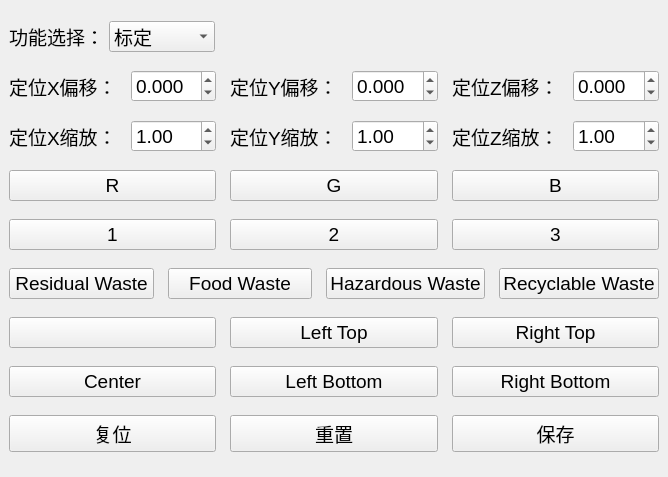
<?xml version="1.0" encoding="UTF-8"?>
<ui version="4.0">
 <class>MainWindow</class>
 <widget class="QMainWindow" name="MainWindow">
  <property name="geometry">
   <rect>
    <x>0</x>
    <y>0</y>
    <width>668</width>
    <height>477</height>
   </rect>
  </property>
  <property name="font">
   <font>
    <pointsize>14</pointsize>
   </font>
  </property>
  <property name="windowTitle">
   <string>JetArm定位校正工具</string>
  </property>
  <widget class="QWidget" name="centralwidget">
   <layout class="QGridLayout" name="gridLayout">
    <item row="0" column="0">
     <layout class="QHBoxLayout" name="horizontalLayout">
      <property name="spacing">
       <number>5</number>
      </property>
      <item>
       <widget class="QLabel" name="label">
        <property name="sizePolicy">
         <sizepolicy hsizetype="Minimum" vsizetype="Minimum">
          <horstretch>0</horstretch>
          <verstretch>0</verstretch>
         </sizepolicy>
        </property>
        <property name="text">
         <string>功能选择：</string>
        </property>
       </widget>
      </item>
      <item>
       <widget class="QComboBox" name="comboBox">
        <property name="sizePolicy">
         <sizepolicy hsizetype="Fixed" vsizetype="Fixed">
          <horstretch>0</horstretch>
          <verstretch>0</verstretch>
         </sizepolicy>
        </property>
        <property name="currentText">
         <string>标定</string>
        </property>
        <item>
         <property name="text">
          <string>标定</string>
         </property>
        </item>
        <item>
         <property name="text">
          <string>运动学</string>
         </property>
        </item>
        <item>
         <property name="text">
          <string>像素定位</string>
         </property>
        </item>
        <item>
         <property name="text">
          <string>深度定位</string>
         </property>
        </item>
       </widget>
      </item>
      <item>
       <spacer name="horizontalSpacer">
        <property name="orientation">
         <enum>Qt::Horizontal</enum>
        </property>
        <property name="sizeHint" stdset="0">
         <size>
          <width>40</width>
          <height>20</height>
         </size>
        </property>
       </spacer>
      </item>
     </layout>
    </item>
    <item row="1" column="0">
     <layout class="QHBoxLayout" name="horizontalLayout_2">
      <property name="spacing">
       <number>14</number>
      </property>
      <property name="topMargin">
       <number>0</number>
      </property>
      <item>
       <layout class="QHBoxLayout" name="horizontalLayout_3">
        <property name="topMargin">
         <number>0</number>
        </property>
        <item>
         <widget class="QLabel" name="label_3">
          <property name="text">
           <string>定位X偏移：</string>
          </property>
         </widget>
        </item>
        <item>
         <widget class="QDoubleSpinBox" name="offset_x">
          <property name="sizePolicy">
           <sizepolicy hsizetype="Expanding" vsizetype="Fixed">
            <horstretch>0</horstretch>
            <verstretch>0</verstretch>
           </sizepolicy>
          </property>
          <property name="decimals">
           <number>3</number>
          </property>
          <property name="minimum">
           <double>-1.000000000000000</double>
          </property>
          <property name="maximum">
           <double>1.000000000000000</double>
          </property>
          <property name="singleStep">
           <double>0.001000000000000</double>
          </property>
         </widget>
        </item>
       </layout>
      </item>
      <item>
       <layout class="QHBoxLayout" name="horizontalLayout_5">
        <property name="topMargin">
         <number>0</number>
        </property>
        <item>
         <widget class="QLabel" name="label_4">
          <property name="sizePolicy">
           <sizepolicy hsizetype="Preferred" vsizetype="Minimum">
            <horstretch>0</horstretch>
            <verstretch>0</verstretch>
           </sizepolicy>
          </property>
          <property name="text">
           <string>定位Y偏移：</string>
          </property>
         </widget>
        </item>
        <item>
         <widget class="QDoubleSpinBox" name="offset_y">
          <property name="sizePolicy">
           <sizepolicy hsizetype="Expanding" vsizetype="Fixed">
            <horstretch>0</horstretch>
            <verstretch>0</verstretch>
           </sizepolicy>
          </property>
          <property name="decimals">
           <number>3</number>
          </property>
          <property name="minimum">
           <double>-1.000000000000000</double>
          </property>
          <property name="maximum">
           <double>1.000000000000000</double>
          </property>
          <property name="singleStep">
           <double>0.001000000000000</double>
          </property>
         </widget>
        </item>
       </layout>
      </item>
      <item>
       <layout class="QHBoxLayout" name="horizontalLayout_4">
        <property name="topMargin">
         <number>0</number>
        </property>
        <item>
         <widget class="QLabel" name="label_2">
          <property name="text">
           <string>定位Z偏移：</string>
          </property>
         </widget>
        </item>
        <item>
         <widget class="QDoubleSpinBox" name="offset_z">
          <property name="sizePolicy">
           <sizepolicy hsizetype="Expanding" vsizetype="Fixed">
            <horstretch>0</horstretch>
            <verstretch>0</verstretch>
           </sizepolicy>
          </property>
          <property name="decimals">
           <number>3</number>
          </property>
          <property name="minimum">
           <double>-1.000000000000000</double>
          </property>
          <property name="maximum">
           <double>1.000000000000000</double>
          </property>
          <property name="singleStep">
           <double>0.001000000000000</double>
          </property>
         </widget>
        </item>
       </layout>
      </item>
     </layout>
    </item>
    <item row="2" column="0">
     <layout class="QHBoxLayout" name="horizontalLayout_6">
      <property name="spacing">
       <number>14</number>
      </property>
      <property name="topMargin">
       <number>0</number>
      </property>
      <item>
       <layout class="QHBoxLayout" name="horizontalLayout_7">
        <property name="topMargin">
         <number>0</number>
        </property>
        <item>
         <widget class="QLabel" name="label_5">
          <property name="text">
           <string>定位X缩放：</string>
          </property>
         </widget>
        </item>
        <item>
         <widget class="QDoubleSpinBox" name="scale_x">
          <property name="sizePolicy">
           <sizepolicy hsizetype="Expanding" vsizetype="Fixed">
            <horstretch>0</horstretch>
            <verstretch>0</verstretch>
           </sizepolicy>
          </property>
          <property name="decimals">
           <number>2</number>
          </property>
          <property name="minimum">
           <double>0.000000000000000</double>
          </property>
          <property name="maximum">
           <double>2.000000000000000</double>
          </property>
          <property name="singleStep">
           <double>0.010000000000000</double>
          </property>
          <property name="value">
           <double>1.000000000000000</double>
          </property>
         </widget>
        </item>
       </layout>
      </item>
      <item>
       <layout class="QHBoxLayout" name="horizontalLayout_8">
        <property name="topMargin">
         <number>0</number>
        </property>
        <item>
         <widget class="QLabel" name="label_6">
          <property name="sizePolicy">
           <sizepolicy hsizetype="Fixed" vsizetype="Minimum">
            <horstretch>0</horstretch>
            <verstretch>0</verstretch>
           </sizepolicy>
          </property>
          <property name="minimumSize">
           <size>
            <width>100</width>
            <height>0</height>
           </size>
          </property>
          <property name="text">
           <string>定位Y缩放：</string>
          </property>
         </widget>
        </item>
        <item>
         <widget class="QDoubleSpinBox" name="scale_y">
          <property name="sizePolicy">
           <sizepolicy hsizetype="Expanding" vsizetype="Fixed">
            <horstretch>0</horstretch>
            <verstretch>0</verstretch>
           </sizepolicy>
          </property>
          <property name="decimals">
           <number>2</number>
          </property>
          <property name="minimum">
           <double>0.000000000000000</double>
          </property>
          <property name="maximum">
           <double>2.000000000000000</double>
          </property>
          <property name="singleStep">
           <double>0.010000000000000</double>
          </property>
          <property name="value">
           <double>1.000000000000000</double>
          </property>
         </widget>
        </item>
       </layout>
      </item>
      <item>
       <layout class="QHBoxLayout" name="horizontalLayout_9">
        <property name="topMargin">
         <number>0</number>
        </property>
        <item>
         <widget class="QLabel" name="label_7">
          <property name="text">
           <string>定位Z缩放：</string>
          </property>
         </widget>
        </item>
        <item>
         <widget class="QDoubleSpinBox" name="scale_z">
          <property name="sizePolicy">
           <sizepolicy hsizetype="Expanding" vsizetype="Fixed">
            <horstretch>0</horstretch>
            <verstretch>0</verstretch>
           </sizepolicy>
          </property>
          <property name="decimals">
           <number>2</number>
          </property>
          <property name="maximum">
           <double>2.000000000000000</double>
          </property>
          <property name="singleStep">
           <double>0.010000000000000</double>
          </property>
          <property name="value">
           <double>1.000000000000000</double>
          </property>
         </widget>
        </item>
       </layout>
      </item>
     </layout>
    </item>
    <item row="3" column="0">
     <layout class="QHBoxLayout" name="target1">
      <property name="spacing">
       <number>14</number>
      </property>
      <property name="topMargin">
       <number>0</number>
      </property>
      <item>
       <layout class="QHBoxLayout" name="horizontalLayout_12">
        <property name="topMargin">
         <number>0</number>
        </property>
        <item>
         <widget class="QPushButton" name="pushButton_1">
          <property name="text">
           <string>R</string>
          </property>
         </widget>
        </item>
       </layout>
      </item>
      <item>
       <layout class="QHBoxLayout" name="horizontalLayout_13">
        <property name="topMargin">
         <number>0</number>
        </property>
        <item>
         <widget class="QPushButton" name="pushButton_2">
          <property name="text">
           <string>G</string>
          </property>
         </widget>
        </item>
       </layout>
      </item>
      <item>
       <layout class="QHBoxLayout" name="horizontalLayout_14">
        <property name="topMargin">
         <number>0</number>
        </property>
        <item>
         <widget class="QPushButton" name="pushButton_3">
          <property name="text">
           <string>B</string>
          </property>
         </widget>
        </item>
       </layout>
      </item>
     </layout>
    </item>
    <item row="4" column="0">
     <layout class="QHBoxLayout" name="target2">
      <property name="spacing">
       <number>14</number>
      </property>
      <property name="topMargin">
       <number>0</number>
      </property>
      <item>
       <layout class="QHBoxLayout" name="horizontalLayout_16">
        <property name="topMargin">
         <number>0</number>
        </property>
        <item>
         <widget class="QPushButton" name="pushButton_4">
          <property name="text">
           <string>1</string>
          </property>
         </widget>
        </item>
       </layout>
      </item>
      <item>
       <layout class="QHBoxLayout" name="horizontalLayout_17">
        <property name="topMargin">
         <number>0</number>
        </property>
        <item>
         <widget class="QPushButton" name="pushButton_5">
          <property name="text">
           <string>2</string>
          </property>
         </widget>
        </item>
       </layout>
      </item>
      <item>
       <layout class="QHBoxLayout" name="horizontalLayout_18">
        <property name="topMargin">
         <number>0</number>
        </property>
        <item>
         <widget class="QPushButton" name="pushButton_6">
          <property name="text">
           <string>3</string>
          </property>
         </widget>
        </item>
       </layout>
      </item>
     </layout>
    </item>
    <item row="5" column="0">
     <layout class="QHBoxLayout" name="target3">
      <property name="spacing">
       <number>14</number>
      </property>
      <property name="topMargin">
       <number>0</number>
      </property>
      <item>
       <layout class="QHBoxLayout" name="horizontalLayout_20">
        <property name="topMargin">
         <number>0</number>
        </property>
        <item>
         <widget class="QPushButton" name="pushButton_7">
          <property name="text">
           <string>Residual Waste</string>
          </property>
         </widget>
        </item>
       </layout>
      </item>
      <item>
       <layout class="QHBoxLayout" name="horizontalLayout_21">
        <property name="topMargin">
         <number>0</number>
        </property>
        <item>
         <widget class="QPushButton" name="pushButton_8">
          <property name="text">
           <string>Food Waste</string>
          </property>
         </widget>
        </item>
       </layout>
      </item>
      <item>
       <layout class="QHBoxLayout" name="horizontalLayout_23">
        <property name="topMargin">
         <number>0</number>
        </property>
        <item>
         <widget class="QPushButton" name="pushButton_9">
          <property name="text">
           <string>Hazardous Waste</string>
          </property>
         </widget>
        </item>
       </layout>
      </item>
      <item>
       <layout class="QHBoxLayout" name="horizontalLayout_22">
        <property name="topMargin">
         <number>0</number>
        </property>
        <item>
         <widget class="QPushButton" name="pushButton_10">
          <property name="text">
           <string>Recyclable Waste</string>
          </property>
         </widget>
        </item>
       </layout>
      </item>
     </layout>
    </item>
    <item row="6" column="0">
     <layout class="QHBoxLayout" name="target4">
      <property name="spacing">
       <number>14</number>
      </property>
      <property name="topMargin">
       <number>0</number>
      </property>
      <item>
       <layout class="QHBoxLayout" name="horizontalLayout_24">
        <property name="topMargin">
         <number>0</number>
        </property>
        <item>
         <widget class="QPushButton" name="pushButton_11">
          <property name="text">
           <string/>
          </property>
         </widget>
        </item>
       </layout>
      </item>
      <item>
       <layout class="QHBoxLayout" name="horizontalLayout_25">
        <property name="topMargin">
         <number>0</number>
        </property>
        <item>
         <widget class="QPushButton" name="pushButton_12">
          <property name="text">
           <string>Left Top</string>
          </property>
         </widget>
        </item>
       </layout>
      </item>
      <item>
       <layout class="QHBoxLayout" name="horizontalLayout_26">
        <property name="topMargin">
         <number>0</number>
        </property>
        <item>
         <widget class="QPushButton" name="pushButton_13">
          <property name="text">
           <string>Right Top</string>
          </property>
         </widget>
        </item>
       </layout>
      </item>
     </layout>
    </item>
    <item row="7" column="0">
     <layout class="QHBoxLayout" name="target4_2">
      <property name="spacing">
       <number>14</number>
      </property>
      <property name="topMargin">
       <number>0</number>
      </property>
      <item>
       <layout class="QHBoxLayout" name="horizontalLayout_27">
        <property name="topMargin">
         <number>0</number>
        </property>
        <item>
         <widget class="QPushButton" name="pushButton_14">
          <property name="text">
           <string>Center</string>
          </property>
         </widget>
        </item>
       </layout>
      </item>
      <item>
       <layout class="QHBoxLayout" name="horizontalLayout_28">
        <property name="topMargin">
         <number>0</number>
        </property>
        <item>
         <widget class="QPushButton" name="pushButton_15">
          <property name="text">
           <string>Left Bottom</string>
          </property>
         </widget>
        </item>
       </layout>
      </item>
      <item>
       <layout class="QHBoxLayout" name="horizontalLayout_29">
        <property name="topMargin">
         <number>0</number>
        </property>
        <item>
         <widget class="QPushButton" name="pushButton_16">
          <property name="text">
           <string>Right Bottom</string>
          </property>
         </widget>
        </item>
       </layout>
      </item>
     </layout>
    </item>
    <item row="8" column="0">
     <layout class="QHBoxLayout" name="horizontalLayout_10">
      <property name="spacing">
       <number>14</number>
      </property>
      <property name="topMargin">
       <number>0</number>
      </property>
      <item>
       <widget class="QPushButton" name="pushButton_init">
        <property name="font">
         <font>
          <pointsize>14</pointsize>
         </font>
        </property>
        <property name="text">
         <string>复位</string>
        </property>
       </widget>
      </item>
      <item>
       <widget class="QPushButton" name="pushButton_reset">
        <property name="font">
         <font>
          <pointsize>14</pointsize>
         </font>
        </property>
        <property name="text">
         <string>重置</string>
        </property>
       </widget>
      </item>
      <item>
       <widget class="QPushButton" name="pushButton_save">
        <property name="font">
         <font>
          <pointsize>14</pointsize>
         </font>
        </property>
        <property name="text">
         <string>保存</string>
        </property>
       </widget>
      </item>
     </layout>
    </item>
   </layout>
  </widget>
 </widget>
 <resources/>
 <connections/>
</ui>
